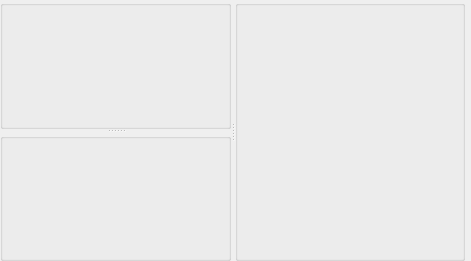
<?xml version="1.0" encoding="UTF-8"?>
<ui version="4.0">
 <class>Form</class>
 <widget class="QWidget" name="Form">
  <property name="geometry">
   <rect>
    <x>0</x>
    <y>0</y>
    <width>471</width>
    <height>261</height>
   </rect>
  </property>
  <property name="windowTitle">
   <string>Form</string>
  </property>
  <layout class="QHBoxLayout" name="horizontalLayout_3">
   <property name="spacing">
    <number>0</number>
   </property>
   <property name="leftMargin">
    <number>0</number>
   </property>
   <property name="topMargin">
    <number>0</number>
   </property>
   <property name="rightMargin">
    <number>6</number>
   </property>
   <property name="bottomMargin">
    <number>0</number>
   </property>
   <item>
    <widget class="QSplitter" name="hsplitter">
     <property name="orientation">
      <enum>Qt::Horizontal</enum>
     </property>
     <widget class="QSplitter" name="vsplitter">
      <property name="orientation">
       <enum>Qt::Vertical</enum>
      </property>
      <widget class="QGroupBox" name="folder_groupbox">
       <property name="title">
        <string/>
       </property>
       <layout class="QHBoxLayout" name="horizontalLayout">
        <property name="spacing">
         <number>0</number>
        </property>
        <property name="leftMargin">
         <number>0</number>
        </property>
        <property name="topMargin">
         <number>0</number>
        </property>
        <property name="rightMargin">
         <number>0</number>
        </property>
        <property name="bottomMargin">
         <number>0</number>
        </property>
       </layout>
      </widget>
      <widget class="QGroupBox" name="mda_groupbox">
       <property name="title">
        <string/>
       </property>
       <layout class="QHBoxLayout" name="horizontalLayout_2">
        <property name="spacing">
         <number>0</number>
        </property>
        <property name="leftMargin">
         <number>0</number>
        </property>
        <property name="topMargin">
         <number>0</number>
        </property>
        <property name="rightMargin">
         <number>0</number>
        </property>
        <property name="bottomMargin">
         <number>0</number>
        </property>
       </layout>
      </widget>
     </widget>
     <widget class="QGroupBox" name="viz_groupbox">
      <property name="title">
       <string/>
      </property>
      <layout class="QHBoxLayout" name="horizontalLayout">
       <property name="spacing">
        <number>0</number>
       </property>
       <property name="leftMargin">
        <number>0</number>
       </property>
       <property name="topMargin">
        <number>0</number>
       </property>
       <property name="rightMargin">
        <number>0</number>
       </property>
       <property name="bottomMargin">
        <number>0</number>
       </property>
      </layout>
     </widget>
    </widget>
   </item>
  </layout>
 </widget>
 <resources/>
 <connections/>
</ui>
